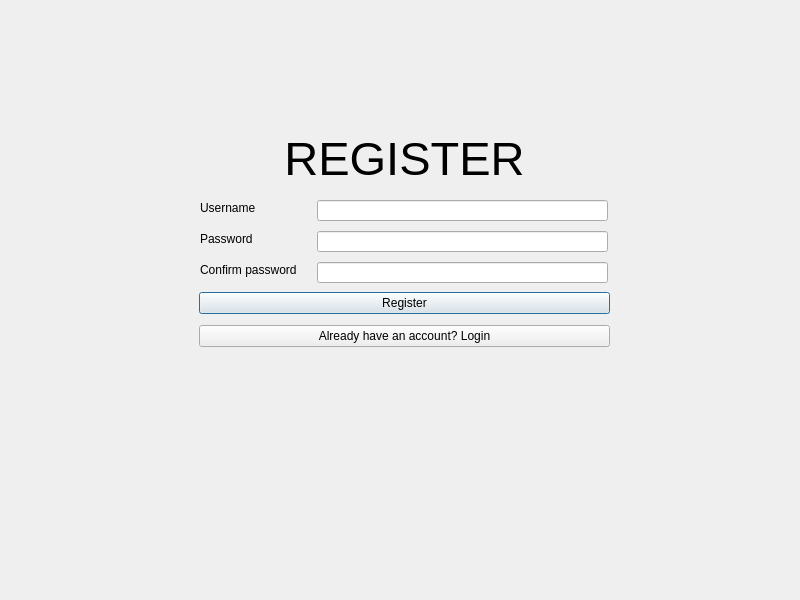
<?xml version="1.0" encoding="UTF-8"?>
<ui version="4.0">
 <class>RegisterDialog</class>
 <widget class="QDialog" name="RegisterDialog">
  <property name="geometry">
   <rect>
    <x>0</x>
    <y>0</y>
    <width>800</width>
    <height>600</height>
   </rect>
  </property>
  <property name="windowTitle">
   <string>Dialog</string>
  </property>
  <widget class="QLineEdit" name="lineEdit_password">
   <property name="geometry">
    <rect>
     <x>317</x>
     <y>231</y>
     <width>291</width>
     <height>21</height>
    </rect>
   </property>
   <property name="inputMethodHints">
    <set>Qt::ImhHiddenText|Qt::ImhNoAutoUppercase|Qt::ImhNoPredictiveText|Qt::ImhSensitiveData</set>
   </property>
   <property name="echoMode">
    <enum>QLineEdit::Password</enum>
   </property>
  </widget>
  <widget class="QLabel" name="label_3">
   <property name="geometry">
    <rect>
     <x>200</x>
     <y>231</y>
     <width>58</width>
     <height>16</height>
    </rect>
   </property>
   <property name="text">
    <string>Password</string>
   </property>
  </widget>
  <widget class="QWidget" name="verticalLayoutWidget_2">
   <property name="geometry">
    <rect>
     <x>199</x>
     <y>287</y>
     <width>411</width>
     <height>66</height>
    </rect>
   </property>
   <layout class="QVBoxLayout" name="verticalLayout_3">
    <item>
     <widget class="QPushButton" name="pushButton_register">
      <property name="text">
       <string>Register</string>
      </property>
      <property name="default">
       <bool>true</bool>
      </property>
     </widget>
    </item>
    <item>
     <widget class="QPushButton" name="pushButton_login">
      <property name="text">
       <string>Already have an account? Login</string>
      </property>
     </widget>
    </item>
   </layout>
  </widget>
  <widget class="QLabel" name="label">
   <property name="geometry">
    <rect>
     <x>199</x>
     <y>137</y>
     <width>411</width>
     <height>42</height>
    </rect>
   </property>
   <property name="font">
    <font>
     <pointsize>35</pointsize>
    </font>
   </property>
   <property name="text">
    <string>REGISTER</string>
   </property>
   <property name="alignment">
    <set>Qt::AlignCenter</set>
   </property>
  </widget>
  <widget class="QLineEdit" name="lineEdit_username">
   <property name="geometry">
    <rect>
     <x>317</x>
     <y>200</y>
     <width>291</width>
     <height>21</height>
    </rect>
   </property>
  </widget>
  <widget class="QLabel" name="label_2">
   <property name="geometry">
    <rect>
     <x>200</x>
     <y>200</y>
     <width>61</width>
     <height>16</height>
    </rect>
   </property>
   <property name="text">
    <string>Username</string>
   </property>
  </widget>
  <widget class="QLineEdit" name="lineEdit_cfPassword">
   <property name="geometry">
    <rect>
     <x>317</x>
     <y>262</y>
     <width>291</width>
     <height>21</height>
    </rect>
   </property>
   <property name="inputMethodHints">
    <set>Qt::ImhHiddenText|Qt::ImhNoAutoUppercase|Qt::ImhNoPredictiveText|Qt::ImhSensitiveData</set>
   </property>
   <property name="echoMode">
    <enum>QLineEdit::Password</enum>
   </property>
  </widget>
  <widget class="QLabel" name="label_4">
   <property name="geometry">
    <rect>
     <x>200</x>
     <y>262</y>
     <width>109</width>
     <height>16</height>
    </rect>
   </property>
   <property name="text">
    <string>Confirm password</string>
   </property>
  </widget>
 </widget>
 <tabstops>
  <tabstop>lineEdit_username</tabstop>
  <tabstop>lineEdit_password</tabstop>
  <tabstop>lineEdit_cfPassword</tabstop>
  <tabstop>pushButton_register</tabstop>
  <tabstop>pushButton_login</tabstop>
 </tabstops>
 <resources/>
 <connections/>
</ui>
